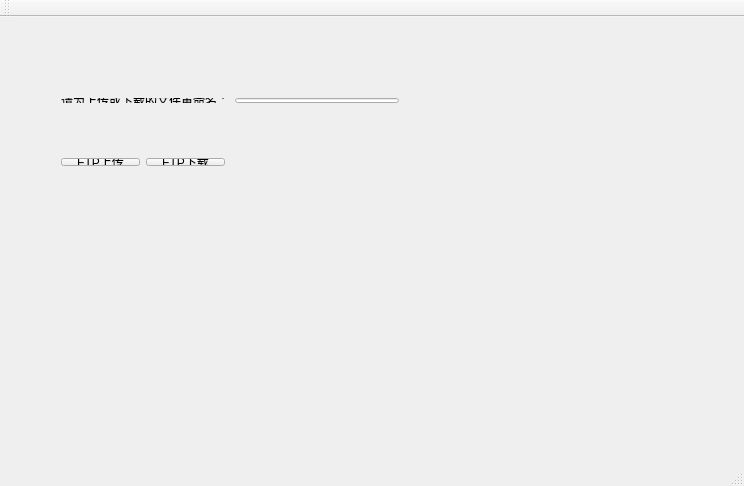
<?xml version="1.0" encoding="UTF-8"?>
<ui version="4.0">
 <class>MainWindow</class>
 <widget class="QMainWindow" name="MainWindow">
  <property name="geometry">
   <rect>
    <x>0</x>
    <y>0</y>
    <width>744</width>
    <height>486</height>
   </rect>
  </property>
  <property name="windowTitle">
   <string>MainWindow</string>
  </property>
  <widget class="QWidget" name="centralWidget">
   <widget class="QWidget" name="">
    <property name="geometry">
     <rect>
      <x>50</x>
      <y>70</y>
      <width>360</width>
      <height>27</height>
     </rect>
    </property>
    <layout class="QHBoxLayout" name="horizontalLayout">
     <item>
      <widget class="QLabel" name="label">
       <property name="text">
        <string>请为上传或下载的文件重命名：</string>
       </property>
      </widget>
     </item>
     <item>
      <widget class="QLineEdit" name="lineEdit"/>
     </item>
    </layout>
   </widget>
   <widget class="QWidget" name="">
    <property name="geometry">
     <rect>
      <x>50</x>
      <y>130</y>
      <width>186</width>
      <height>30</height>
     </rect>
    </property>
    <layout class="QHBoxLayout" name="horizontalLayout_2">
     <item>
      <widget class="QPushButton" name="uploadButton">
       <property name="text">
        <string>FTP上传</string>
       </property>
      </widget>
     </item>
     <item>
      <widget class="QPushButton" name="downloadButton">
       <property name="text">
        <string>FTP下载</string>
       </property>
      </widget>
     </item>
    </layout>
   </widget>
   <zorder>label</zorder>
   <zorder>lineEdit</zorder>
   <zorder>uploadButton</zorder>
   <zorder>downloadButton</zorder>
   <zorder>uploadButton</zorder>
  </widget>
  <widget class="QMenuBar" name="menuBar">
   <property name="geometry">
    <rect>
     <x>0</x>
     <y>0</y>
     <width>744</width>
     <height>22</height>
    </rect>
   </property>
  </widget>
  <widget class="QToolBar" name="mainToolBar">
   <attribute name="toolBarArea">
    <enum>TopToolBarArea</enum>
   </attribute>
   <attribute name="toolBarBreak">
    <bool>false</bool>
   </attribute>
  </widget>
  <widget class="QStatusBar" name="statusBar"/>
 </widget>
 <layoutdefault spacing="6" margin="11"/>
 <resources/>
 <connections/>
</ui>
